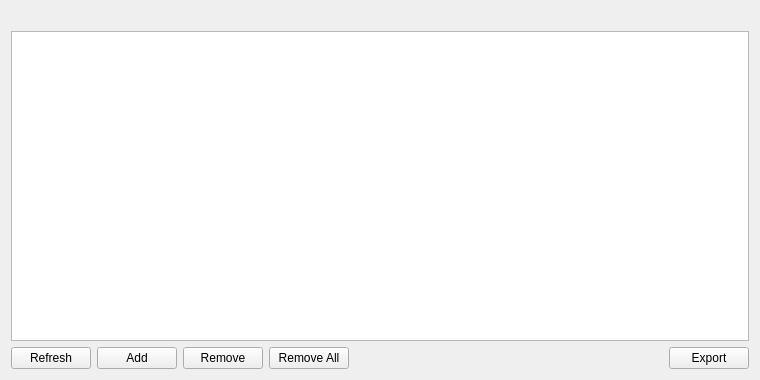
<?xml version="1.0" encoding="UTF-8"?>
<ui version="4.0">
 <class>EditWhitelistOfferDialog</class>
 <widget class="QWidget" name="EditWhitelistOfferDialog">
  <property name="geometry">
   <rect>
    <x>0</x>
    <y>0</y>
    <width>760</width>
    <height>380</height>
   </rect>
  </property>
  <property name="windowTitle">
   <string>Manage Affiliates</string>
  </property>
  <layout class="QVBoxLayout" name="verticalLayout">
   <item>
    <widget class="QLabel" name="labelExplanation">
     <property name="textFormat">
      <enum>Qt::PlainText</enum>
     </property>
     <property name="wordWrap">
      <bool>true</bool>
     </property>
    </widget>
   </item>
   <item>
    <widget class="QTableView" name="tableView">
     <property name="contextMenuPolicy">
      <enum>Qt::CustomContextMenu</enum>
     </property>
     <property name="toolTip">
      <string/>
     </property>
     <property name="tabKeyNavigation">
      <bool>false</bool>
     </property>
     <property name="alternatingRowColors">
      <bool>true</bool>
     </property>
     <property name="selectionMode">
      <enum>QAbstractItemView::SingleSelection</enum>
     </property>
     <property name="selectionBehavior">
      <enum>QAbstractItemView::SelectRows</enum>
     </property>
     <property name="sortingEnabled">
      <bool>true</bool>
     </property>
     <attribute name="verticalHeaderVisible">
      <bool>false</bool>
     </attribute>
    </widget>
   </item>
   <item>
    <layout class="QHBoxLayout" name="horizontalLayout">
     <item>
      <widget class="QPushButton" name="refreshButton">
       <property name="maximumSize">
        <size>
         <width>16777215</width>
         <height>48</height>
        </size>
       </property>
       <property name="toolTip">
        <string>Refresh affiliate list</string>
       </property>
       <property name="text">
        <string>Refresh</string>
       </property>
      </widget>
     </item>
     <item>
      <widget class="QPushButton" name="newEntry">
       <property name="toolTip">
        <string>Add a new affiliate</string>
       </property>
       <property name="text">
        <string>Add</string>
       </property>
      </widget>
     </item>
     <item>
      <widget class="QPushButton" name="removeButton">
       <property name="toolTip">
        <string>Remove an affiliate</string>
       </property>
       <property name="text">
        <string>Remove</string>
       </property>
      </widget>
     </item>
     <item>
      <widget class="QPushButton" name="removeAllButton">
       <property name="toolTip">
        <string>Remove all affiliates</string>
       </property>
       <property name="text">
        <string>Remove All</string>
       </property>
      </widget>
     </item>
     <item>
      <spacer name="horizontalSpacer">
       <property name="orientation">
        <enum>Qt::Horizontal</enum>
       </property>
       <property name="sizeHint" stdset="0">
        <size>
         <width>40</width>
         <height>20</height>
        </size>
       </property>
      </spacer>
     </item>
     <item>
      <widget class="QPushButton" name="exportButton">
       <property name="toolTip">
        <string>Export the data in the current tab to a file</string>
       </property>
       <property name="text">
        <string>Export</string>
       </property>
      </widget>
     </item>
    </layout>
   </item>
  </layout>
 </widget>
 <resources>
  <include location="../presidentielcoin.qrc"/>
 </resources>
 <connections/>
</ui>
